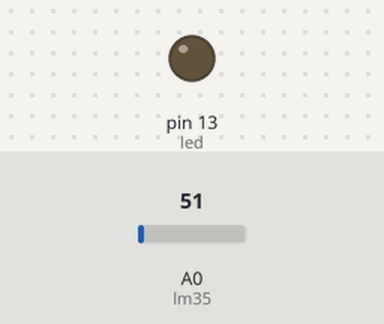
The sketch below on a simulated Arduino Uno, built with avr-gcc and run on an emulated ATmega328P. Shown: output pins drawn as LEDs (lit = HIGH). Inputs (shaded band) come from the test bench; at power-on: A0 (lm35) = 51.

Above: at 1.2 s.
1.3 s: A0 (lm35) set to 66
2.8 s: A0 (lm35) set to 77
At 3.5 s:
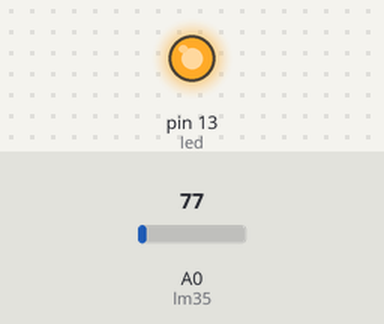
4.3 s: A0 (lm35) set to 71
At 4.6 s:
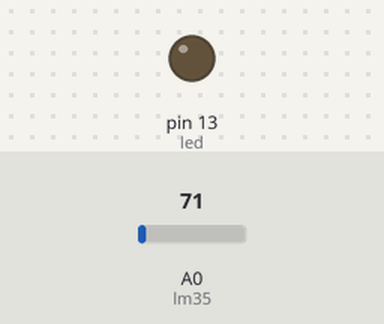
5.8 s: A0 (lm35) set to 86
At 7.0 s:
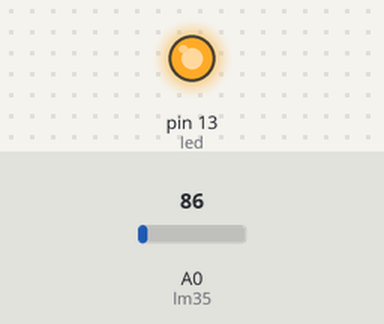
Timing chart, 0 to 8.3 s (numbered marks = the images above; inputs shaded):
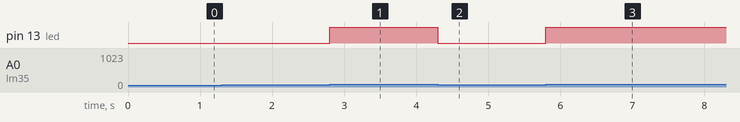

Measured:
- the behaviour switches between 71 and 72 on A0 (lm35) (found by bisection; images 0 and 1)
- after the input at 1.3 s, every drawn part: stays the same
- after the input at 2.8 s, pin 13 (led): LOW → HIGH at once
- after the input at 4.3 s, pin 13 (led): HIGH → LOW at once
- after the input at 5.8 s, pin 13 (led): LOW → HIGH at once

The sketch:

control_temperatura.ino
```cpp
//Programa: Control de Parpadeo de un LED
//Datos: el LED esta conectado el puerto 13 digital

int led=13;
float valortemperatura;
float lm35=A0;

void setup() { //configurar puertos (Entrada/Salida)
  pinMode(led, OUTPUT); //El puerto 13 es Salida
}

void loop() { //el cuerpo del programa, lo que hace el programa
  // capturar el dato del puerto analogo
  // almacenar el dato en variable valor

  valortemperatura=analogRead(lm35);
  valortemperatura=(5 * valortemperatura * 100.0)/1024;

  if(valortemperatura>35){
  	digitalWrite(led,HIGH); //encender
  } else {
  	digitalWrite(led,LOW); //apagar
  }

}
```
